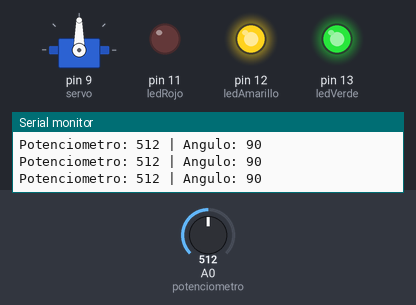
This sketch was run on a simulated Arduino Uno, built with avr-gcc and run on an emulated ATmega328P. On the bench: servo, output pins drawn as LEDs (lit = HIGH), the last lines printed to the serial monitor. Inputs (shaded band) come from the test bench; at power-on: A0 (potenciometro) = 512.

Above: at 1.2 s.
1.3 s: A0 (potenciometro) set to 716
At 2.0 s:
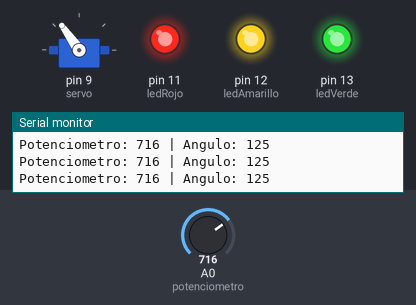
2.8 s: A0 (potenciometro) set to 900
At 3.6 s:
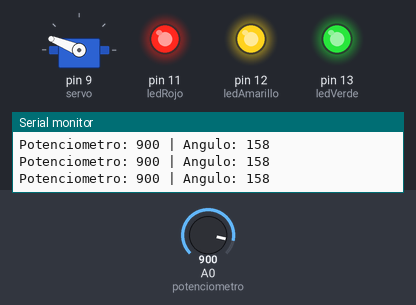
4.3 s: A0 (potenciometro) set to 1023
At 5.2 s:
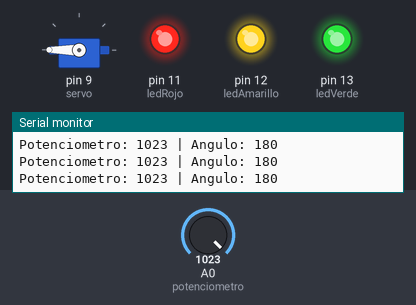
5.8 s: A0 (potenciometro) set to 987
At 6.8 s:
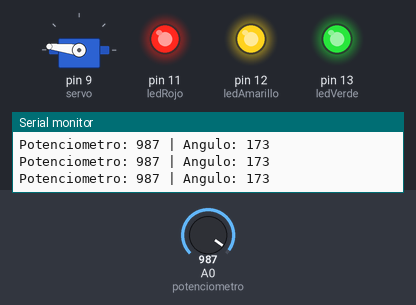
7.3 s: A0 (potenciometro) set to 306
At 8.3 s:
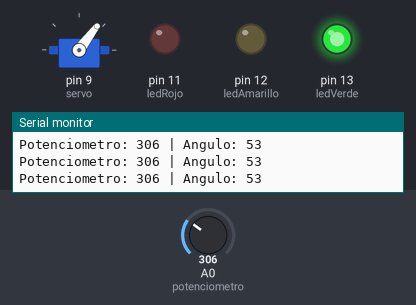
8.8 s: A0 (potenciometro) set to 50
At 9.9 s:
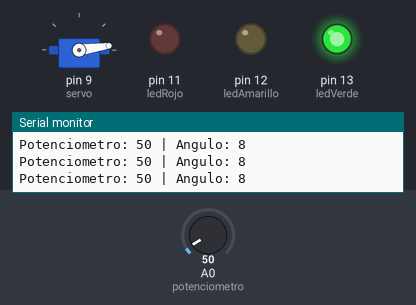
Timing chart, 0 to 11.3 s (numbered marks = the images above; inputs shaded):
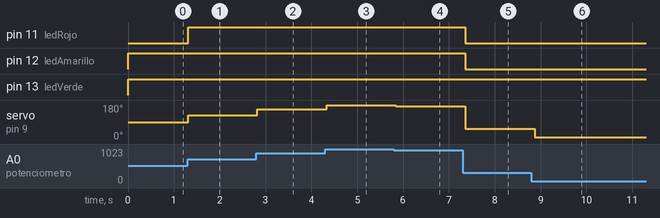

Measured:
- after the input at 1.3 s, pin 11 (ledRojo): LOW → HIGH at once; servo on pin 9 (servo): 90° → 125° at once
- after the input at 2.8 s, servo on pin 9 (servo): 125° → 158° at once
- after the input at 4.3 s, servo on pin 9 (servo): 158° → 180° at once
- after the input at 5.8 s, servo on pin 9 (servo): 180° → 173° after 0.05 s
- after the input at 7.3 s, pin 11 (ledRojo), pin 12 (ledAmarillo): HIGH → LOW after 0.06 s; servo on pin 9 (servo): 173° → 53° after 0.06 s
- after the input at 8.8 s, servo on pin 9 (servo): 53° → 8° after 0.07 s

The sketch:

Servo_Potenciometro.ino
```cpp
#include <Servo.h>

Servo servo;

int potenciometro = A0;

int ledVerde = 13;
int ledAmarillo = 12;
int ledRojo = 11;

void setup() {

  servo.attach(9);

  pinMode(ledVerde, OUTPUT);
  pinMode(ledAmarillo, OUTPUT);
  pinMode(ledRojo, OUTPUT);

  Serial.begin(9600);
}

void loop() {

  int lectura = analogRead(potenciometro);

  int angulo = map(lectura, 0, 1023, 0, 180);

  servo.write(angulo);

  digitalWrite(ledVerde, LOW);
  digitalWrite(ledAmarillo, LOW);
  digitalWrite(ledRojo, LOW);

  if (angulo < 60) {

    digitalWrite(ledVerde, HIGH);

  }
  else if (angulo < 120) {

    digitalWrite(ledVerde, HIGH);
    digitalWrite(ledAmarillo, HIGH);

  }
  else {

    digitalWrite(ledVerde, HIGH);
    digitalWrite(ledAmarillo, HIGH);
    digitalWrite(ledRojo, HIGH);
  }

  Serial.print("Potenciometro: ");
  Serial.print(lectura);

  Serial.print(" | Angulo: ");
  Serial.println(angulo);

  delay(100);
}
```
